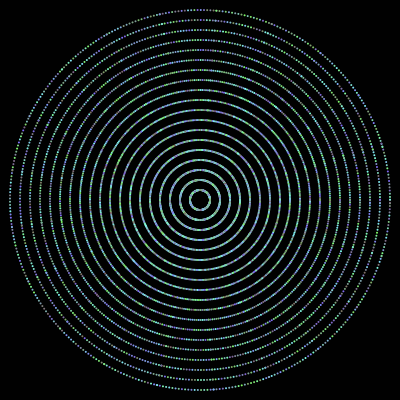
Frame 1 (no input)
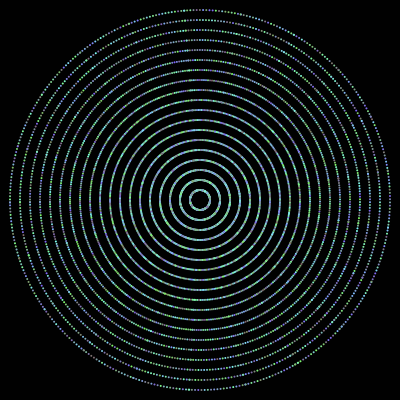
Frame 60 (the mouse pressed at the canvas centre just before this capture)
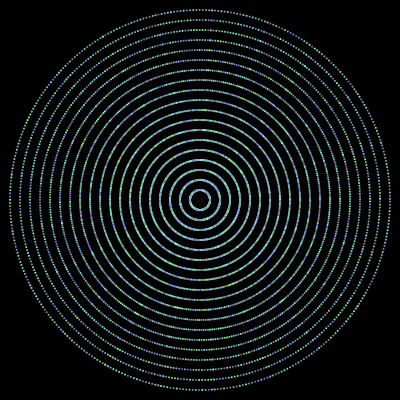
Frame 120 (the mouse held since frame 60 and released just before this capture)

The Processing sketch that drew these frames (run headless with seeded random() and noise(); from frame 60 on, the mouse is pressed at the canvas centre):

// Processing sketch: processing_150634
// ── processing_150634.pde

int RADI = 190;
int[][] points = new int[255][255];

void setup()
{
  size(400, 400);
  noStroke();
}
   
void draw()
{
  reset();
  float rad = radians(frameCount % 360);
  for (int i = RADI; i > 0; i-=10) {
      for (int j = 0; j < 400; j++) {
          float r = rad - j * 0.3;
          float x = i * cos(r) + width / 2.0;
          float y = i * sin(r) + height / 2.0;
          noStroke();
          fill(0x7f, floor(random(155)) + 100, floor(random(155)) + 100);
          ellipse(x ,y , 2, 2);
      }
  }
}

void reset() {
  background(#010101);
}
